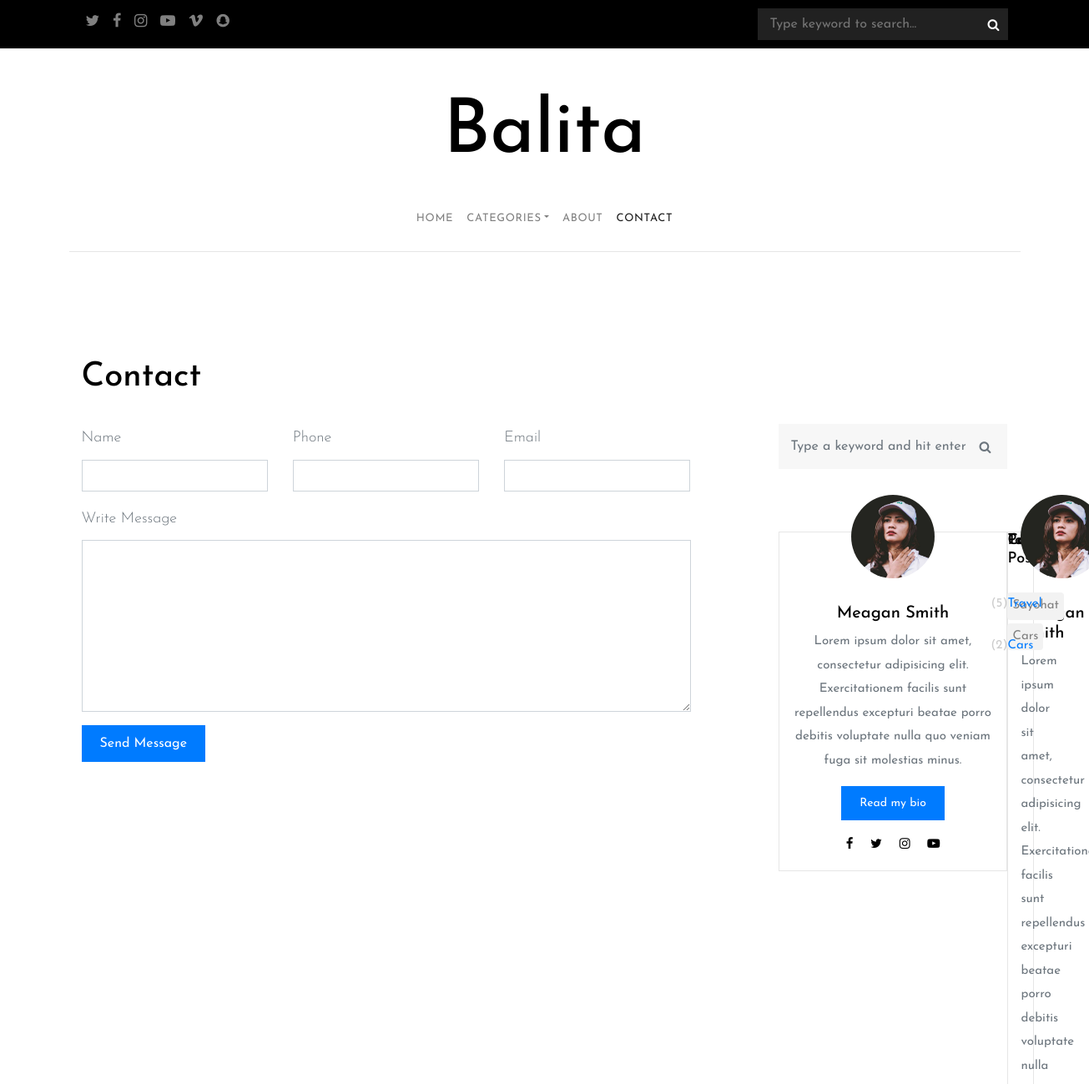
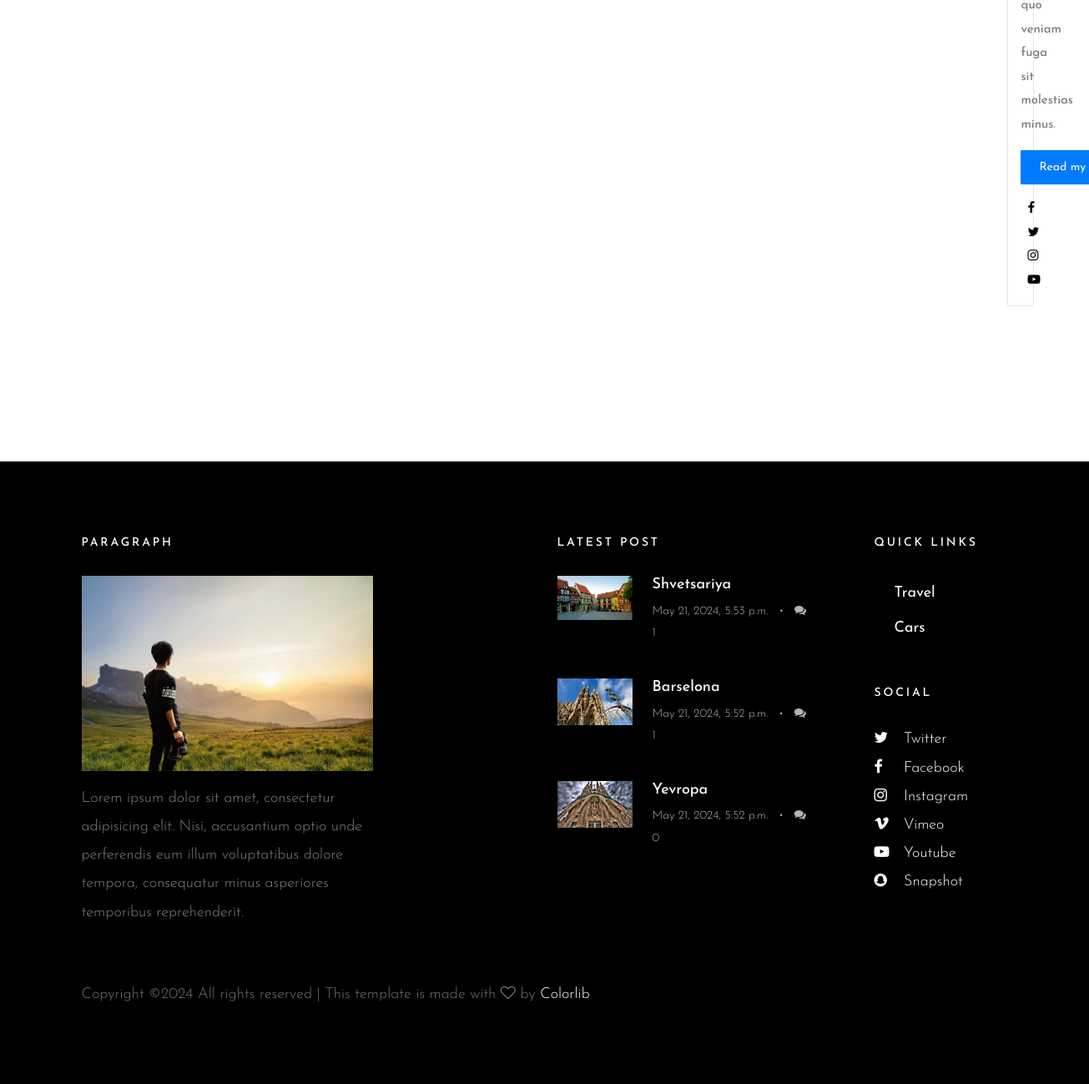
Page /contact/ on the committed database (2 pictures, top to bottom).
### blog/models.py (models this page shows, shortened)
class Category(models.Model):
    name = models.CharField(max_length=100)
    view_category = models.IntegerField(default=0)
    created_at = models.DateTimeField(auto_now_add=True)
    update_at = models.DateField(auto_now=True)

class Tag(models.Model):
    name = models.CharField(max_length=200)
    created_at = models.DateTimeField(auto_now_add=True)
    update_at = models.DateField(auto_now=True)
    post_count = models.IntegerField(default=0)

class Post(models.Model):
    name = models.CharField(max_length=120)
    category = models.ForeignKey(Category, on_delete=models.CASCADE)
    description = models.TextField()
    image = models.ImageField(upload_to='post/')
    view_count = models.IntegerField(default=0)
    tags = models.ManyToManyField(Tag, blank=True)
    is_published = models.BooleanField(default=True)
    created_at = models.DateTimeField(auto_now_add=True)
    updated_at = models.DateField(auto_now=True)
    comments_count = models.IntegerField(default=0)

### blog/views.py (the view, shortened to what this page needs)
# urls.py: path('contact/', contact),
def contact(request):
    tags = Tag.objects.all()
    categories = Category.objects.all()
    latest_posts = Post.objects.filter(is_published=True).order_by('-created_at')[:3]
    popular_posts = Post.objects.order_by('-view_count')[:3]
    return render(request, 'contact.html', context={'tags': tags, 'contact': 'active', 'popular_posts': popular_posts,
                                                    'latest_posts': latest_posts, 'categories': categories})

### templates/contact.html (shortened to what this page needs)
{% extends 'leyouts/base.html' %}
{% load static %}
{% block content %}
<section class="site-section">
    <div class="container">
        <div class="row mb-4">
            <div class="col-md-6">
                <h1>Contact</h1>
            </div>
        </div>
        <div class="row blog-entries">
            <div class="col-md-12 col-lg-8 main-content">
                <form  method="post">
                    <div class="row">
                        <div class="col-md-4 form-group">
                            <label for="name">Name</label>
                            <input  name="name" type="text" id="name" class="form-control ">
                        </div>
                        <div class="col-md-4 form-group">
                            <label for="phone">Phone</label>
                            <input name="phone" type="text" id="phone" class="form-control ">
                        </div>
                        <div class="col-md-4 form-group">
                            <label for="email">Email</label>
                            <input name="email" type="email" id="email" class="form-control ">
                        </div>
                    </div>
                    <div class="row">
                        <div class="col-md-12 form-group">
                            <label for="message">Write Message</label>
                            <textarea name="message" id="message" class="form-control " cols="30" rows="8"></textarea>
                        </div>
                    </div>
                    <div class="row">
                        <div class="col-md-6 form-group">
                            <input type="submit" value="Send Message" class="btn btn-primary">
                        </div>
                    </div>
                </form>
            </div>
            <div class="col-md-12 col-lg-4 sidebar">
                <div class="sidebar-box search-form-wrap">
                    <form action="#" class="search-form">
                        <div class="form-group">
                            <span class="icon fa fa-search"></span>
                            <input type="text" class="form-control" id="s" placeholder="Type a keyword and hit enter">
                        </div>
                    </form>
                </div>
                <div class="sidebar-box">
                    <div class="bio text-center">
                        <img src="{% static 'images/person_1.jpg' %}" alt="Image Placeholder" class="img-fluid">
                        <div class="bio-body">
                            <h2>Meagan Smith</h2>
                            <p>Lorem ipsum dolor sit amet, consectetur adipisicing elit. Exercitationem facilis sunt
                                repellendus excepturi beatae porro debitis voluptate nulla quo veniam fuga sit molestias
                                minus.</p>
                            <p><a href="#" class="btn btn-primary btn-sm">Read my bio</a></p>
                            <p class="social">
                                <a href="#" class="p-2"><span class="fa fa-facebook"></span></a>
                                <a href="#" class="p-2"><span class="fa fa-twitter"></span></a>
                                <a href="#" class="p-2"><span class="fa fa-instagram"></span></a>
                                <a href="#" class="p-2"><span class="fa fa-youtube-play"></span></a>
                            </p>
                        </div>
                    </div>
                </div>
            {% include 'leyouts/side_bar.html' %}
            </div>
        </div>
    </div>
</section>
{% endblock %}

### templates/leyouts/base.html (shortened to what this page needs)
<!doctype html>
{% load static %}
<html lang="en">
<head>
    <link rel="stylesheet" href="{% static 'css/bootstrap.css' %}">
    <link rel="stylesheet" href="{% static 'css/animate.css' %}">
    <link rel="stylesheet" href="{% static 'css/owl.carousel.min.css' %}">
    <link rel="stylesheet" href="{% static 'fonts/ionicons/css/ionicons.min.css' %}">
    <link rel="stylesheet" href="{% static 'fonts/fontawesome/css/font-awesome.min.css' %}">
    <link rel="stylesheet" href="{% static 'fonts/flaticon/font/flaticon.css' %}">
    <link rel="stylesheet" href="{% static 'css/style.css' %}">
</head>
<body>
<header role="banner">
    <div class="top-bar">
        <div class="container">
            <div class="row">
                <div class="col-9 social">
                    <a href="#"><span class="fa fa-twitter"></span></a>
                    <a href="#"><span class="fa fa-facebook"></span></a>
                    <a href="#"><span class="fa fa-instagram"></span></a>
                    <a href="#"><span class="fa fa-youtube-play"></span></a>
                    <a href="#"><span class="fa fa-vimeo"></span></a>
                    <a href="#"><span class="fa fa-snapchat"></span></a>
                </div>
                <div class="col-3 search-top">
                    <form action="/search/"  method="post" class="search-top-form" >
                        <span class="icon fa fa-search"></span>
                        <input name="query" type="text" id="s" placeholder="Type keyword to search...">
                    </form>
                </div>
            </div>
        </div>
    </div>
    <div class="container logo-wrap">
        <div class="row pt-5">
            <div class="col-12 text-center">
                <h1 class="site-logo"><a href="index.html">Balita</a></h1>
            </div>
        </div>
    </div>
    <nav class="navbar navbar-expand-md  navbar-light bg-light">
        <div class="container">
            <div class="collapse navbar-collapse" id="navbarMenu">
                <ul class="navbar-nav mx-auto">
                    <li class="nav-item {{ home }}">
                        <a class="nav-link  {{ home }}" href="/">Home</a>
                    </li>
                    <li class="nav-item dropdown {{ category }}">
                        <a class="nav-link dropdown-toggle {{ category }}" href="category/" id="dropdown04" data-toggle="dropdown"
                           aria-haspopup="true" aria-expanded="false">Categories</a>
                    </li>
                        <a class="nav-link {{ about }}" href="/about/">About</a>
                    <li class="nav-item {{ contact }}">
                        <a class="nav-link {{ contact }}" href="/contact/">Contact</a>
                    </li>
                </ul>
            </div>
        </div>
    </nav>
</header>
{% block content %}
{% endblock %}
<footer class="site-footer">
    <div class="container">
        <div class="row mb-5">
            <div class="col-md-4">
                <h3>Paragraph</h3>
                <p>
                    <img src="{% static 'images/img_1.jpg' %}" alt="Image placeholder" class="img-fluid">
                </p>
                <p>Lorem ipsum dolor sit amet, consectetur adipisicing elit. Nisi, accusantium optio unde perferendis
                    eum illum voluptatibus dolore tempora, consequatur minus asperiores temporibus reprehenderit.</p>
            </div>
            <div class="col-md-6 ml-auto">
                <div class="row">
                    <div class="col-md-7">
                        <h3>Latest Post</h3>
                        <div class="post-entry-sidebar">
                            {% for post in latest_posts %}
                            <ul>
                                <li>
                                    <a href="/blog/{{ post.id }}/">
                                        <img src="{{ post.image.url }}" alt="Image placeholder" class="mr-4">
                                        <div class="text">
                                            <h4>{{ post.name }}</h4>
                                            <div class="post-meta">
                                                <span class="mr-2">{{ post.created_at }}</span> &bullet;
                                                <span class="ml-2"><span class="fa fa-comments"></span> {{post.comments_count}}</span>
                                            </div>
                                        </div>
                                    </a>
                                </li>
                            </ul>
                            {% endfor %}
                        </div>
                    </div>
                    <div class="col-md-1"></div>
                    <div class="col-md-4">
                        <div class="mb-5">
                            <h3>Quick Links</h3>
                            <ul class="list-unstyled">
                            {% for categorie in categories %}
                            <a class="dropdown-item" href="/category/?cat={{ categorie.id }}">{{ categorie.name }}</a>
                            {% endfor %}
                            </ul>
                        </div>
                        <div class="mb-5">
                            <h3>Social</h3>
                            <ul class="list-unstyled footer-social">
                                <li><a href="#"><span class="fa fa-twitter"></span> Twitter</a></li>
                                <li><a href="#"><span class="fa fa-facebook"></span> Facebook</a></li>
                                <li><a href="#"><span class="fa fa-instagram"></span> Instagram</a></li>
                                <li><a href="#"><span class="fa fa-vimeo"></span> Vimeo</a></li>
                                <li><a href="#"><span class="fa fa-youtube-play"></span> Youtube</a></li>
                                <li><a href="#"><span class="fa fa-snapchat"></span> Snapshot</a></li>
                            </ul>
                        </div>
                    </div>
                </div>
            </div>
        </div>
        <div class="row">
            <div class="col-md-12">
                Copyright &copy;<script>document.write(new Date().getFullYear());</script>
                All rights reserved | This template is made with <i class="fa fa-heart-o" aria-hidden="true"></i> by <a
                    href="https://colorlib.com/" target="_blank">Colorlib</a>
            </div>
        </div>
    </div>
</footer>
</body>
</html>

### templates/leyouts/side_bar.html (shortened to what this page needs)
{% load static %}
<div class="col-md-12 col-lg-4 sidebar">
                <div class="sidebar-box">
                    <div class="bio text-center">
                        <img src="{% static 'images/person_1.jpg' %}" alt="Image Placeholder" class="img-fluid">
                        <div class="bio-body">
                            <p>Lorem ipsum dolor sit amet, consectetur adipisicing elit. Exercitationem facilis sunt
                                repellendus excepturi beatae porro debitis voluptate nulla quo veniam fuga sit
                                molestias
                                minus.</p>
                            <p><a href="#" class="btn btn-primary btn-sm">Read my bio</a></p>
                            <p class="social">
                                <a href="#" class="p-2"><span class="fa fa-facebook"></span></a>
                                <a href="#" class="p-2"><span class="fa fa-twitter"></span></a>
                                <a href="#" class="p-2"><span class="fa fa-instagram"></span></a>
                                <a href="#" class="p-2"><span class="fa fa-youtube-play"></span></a>
                            </p>
                        </div>
                    </div>
                </div>
                <div class="sidebar-box">
                    <ul class="categories">
                        {% for category in categories %}
                        <li><a href="/categories/?cat={{ category.id }}">{{ category.name }} <span>({{ category.post_set.count }})</span></a>
                        </li>
                        {% endfor %}
                    </ul>
                </div>
                <div class="sidebar-box">
                    {% for tag in tags %}
                    <ul class="tags">
                        <li><a href="/tag/{{ tag.id }}/">{{ tag.name }}</a></li>
                        {% endfor %}
                    </ul>
                </div>
            </div>

### rows in the picture
Category: post_set.count "5", name "Travel"
Category: post_set.count "2", name "Cars"
Tag: name "Sayohat"
Tag: name "Cars"
Post: image (picture), name "Shvetsariya", created_at "May 21, 2024, 5:53 p.m.", comments_count "1"
Post: image (picture), name "Barselona", created_at "May 21, 2024, 5:52 p.m.", comments_count "1"
Post: image (picture), name "Yevropa", created_at "May 21, 2024, 5:52 p.m.", comments_count "0"
